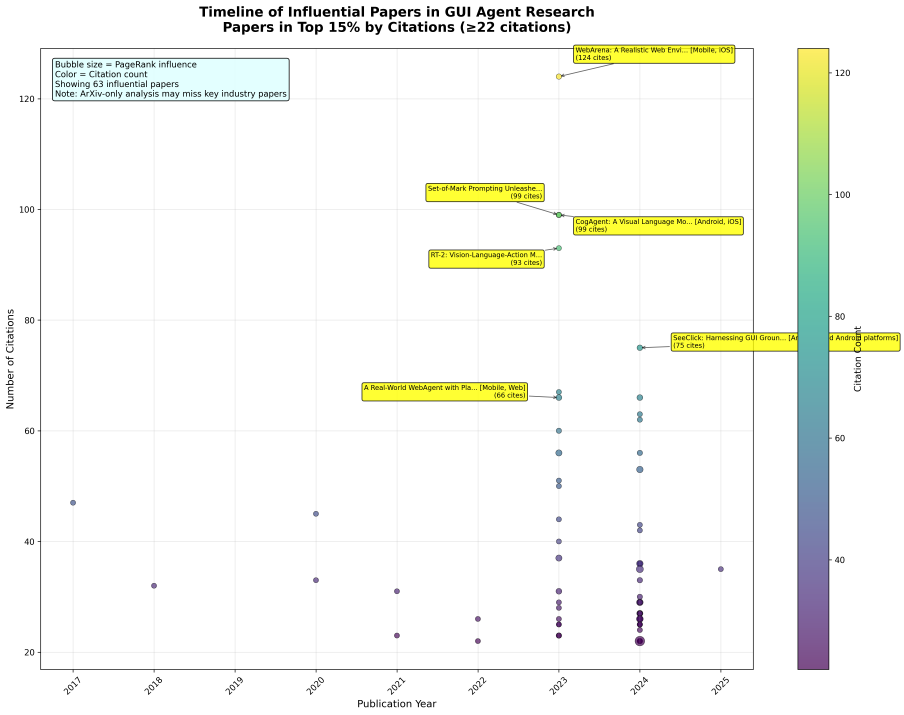
#> input picture citation_analysis/influential_papers_timeline.png, 4520 x 3575 px (shown at 1/5 size)
$ python -i research_timeline_analysis.py   (imports and definitions only)
#> lines starting #> are read from the running program, lines starting #| are printed output that depends on the picture
#!/usr/bin/env python3
"""
Research Timeline Analysis for GUI Agent Research Landscape

This script analyzes the temporal trends in GUI agent research by creating three visualizations:
1. Overall paper count by year (line chart)
2. Platform research trends over time (multi-line chart)
3. Innovation type trends over time (multi-line chart)

All charts use absolute counts and include data from 2016-2025.
"""

import json
import matplotlib.pyplot as plt
import pandas as pd
from collections import defaultdict, Counter
import seaborn as sns
import numpy as np
from datetime import datetime
import os

# Set style for beautiful charts
# [2 lines not run here, left out]

# [172 lines left out: functions load_data, create_output_directory, create_timeline_chart, create_platform_trends_chart, not called in this run]

def has_model_or_architecture_innovation(paper):
    """Check if paper introduces new model OR architecture (avoiding double counting)."""
    return paper.get('introduces_new_model') == True or paper.get('introduces_new_architecture') == True

# [305 lines left out: functions create_innovation_trends_chart, create_compound_innovation_chart, analyze_platform_consolidation, not called in this run]

def create_granular_timeline_chart(data, output_dir):
    """Create a granular timeline analysis with time period buckets."""
    print("Creating granular timeline analysis with time period buckets...")

    # [22 lines left out: functions get_quarter, get_time_period, not called in this run]

    # Count papers by time period buckets
    period_counts = Counter()
    quarterly_data = defaultdict(int)  # For detailed quarterly analysis

    for paper in data:
        year = paper.get('year')
        month = paper.get('month')

        if year:
            period = get_time_period(year, month)
            period_counts[period] += 1

            # Track quarterly data separately for detailed analysis
            if year >= 2023:
                quarter_key = f"{year}_{get_quarter(month) if month else 'Unknown'}"
                quarterly_data[quarter_key] += 1

    # Organize periods for plotting
    periods = []
    counts = []
    colors = []

    # Add early era
    if "2016-2021 Early Era" in period_counts:
        periods.append("2016-2021\nEarly Era")
        counts.append(period_counts["2016-2021 Early Era"])
        colors.append('#8E9AAF')  # Muted blue-gray

    # Add growth year
    if "2022 Growth Year" in period_counts:
        periods.append("2022\nGrowth Year")
        counts.append(period_counts["2022 Growth Year"])
        colors.append('#CB997E')  # Warm brown

    # Add quarterly data for 2023+
    years_with_quarters = {}
    for period in period_counts.keys():
        if period.startswith(('2023', '2024', '2025')):
            year = int(period.split()[0])
            quarter = period.split()[1] if len(period.split()) > 1 else 'Unknown'

            if year not in years_with_quarters:
                years_with_quarters[year] = {}
            years_with_quarters[year][quarter] = period_counts[period]

    # Add quarterly periods in chronological order
    quarter_colors = {'Q1': '#FFD23F', 'Q2': '#FF6B35', 'Q3': '#EE964B', 'Q4': '#F95738'}

    for year in sorted(years_with_quarters.keys()):
        for quarter in ['Q1', 'Q2', 'Q3', 'Q4']:
            if quarter in years_with_quarters[year]:
                periods.append(f"{year}\n{quarter}")
                counts.append(years_with_quarters[year][quarter])
                colors.append(quarter_colors[quarter])

    # Create the chart
    plt.figure(figsize=(16, 10))

    bars = plt.bar(range(len(periods)), counts, color=colors, alpha=0.8, edgecolor='black', linewidth=0.5)

    # Add value labels on bars
    for i, (bar, count) in enumerate(zip(bars, counts)):
        height = bar.get_height()
        plt.text(bar.get_x() + bar.get_width()/2., height + 0.5,
                f'{count}', ha='center', va='bottom', fontweight='bold', fontsize=10)

    plt.title('GUI Agent Research: Granular Timeline Analysis\n(Time Period Buckets)',
              fontsize=16, fontweight='bold', pad=20)
    plt.xlabel('Time Period', fontsize=12)
    plt.ylabel('Number of Papers', fontsize=12)
    plt.xticks(range(len(periods)), periods, rotation=45, ha='right')
    plt.grid(True, alpha=0.3, axis='y')

    # Add legend for quarterly colors
    from matplotlib.patches import Patch
    legend_elements = [
        Patch(facecolor='#8E9AAF', label='Early Era (2016-2021)'),
        Patch(facecolor='#CB997E', label='Growth Year (2022)'),
        Patch(facecolor='#FFD23F', label='Q1 (Jan-Mar)'),
        Patch(facecolor='#FF6B35', label='Q2 (Apr-Jun)'),
        Patch(facecolor='#EE964B', label='Q3 (Jul-Sep)'),
        Patch(facecolor='#F95738', label='Q4 (Oct-Dec)')
    ]
    plt.legend(handles=legend_elements, loc='upper left', bbox_to_anchor=(1.02, 1))

    plt.tight_layout()
    plt.savefig(os.path.join(output_dir, 'granular_timeline.png'), dpi=300, bbox_inches='tight')
    plt.show()

    # Generate detailed insights
    print("\nGranular Timeline Analysis:")
    print("=" * 50)

    # Early era analysis
    early_era_count = period_counts.get("2016-2021 Early Era", 0)
    early_era_years = 6  # 2016-2021
    early_era_avg = early_era_count / early_era_years

    print(f"Early Era (2016-2021):")
    print(f"  Total papers: {early_era_count}")
    print(f"  Average per year: {early_era_avg:.1f}")

    # Growth year analysis
    growth_year_count = period_counts.get("2022 Growth Year", 0)
    if growth_year_count > 0:
        growth_vs_early = (growth_year_count / early_era_avg - 1) * 100 if early_era_avg > 0 else 0
        print(f"\n2022 Growth Year:")
        print(f"  Total papers: {growth_year_count}")
        print(f"  Growth vs early era average: {growth_vs_early:+.1f}%")

    # Quarterly analysis for recent years
    print(f"\nQuarterly Analysis (2023+):")

    for year in sorted(years_with_quarters.keys()):
        year_total = sum(years_with_quarters[year].values())
        print(f"\n{year} (Total: {year_total} papers):")

        quarters_data = years_with_quarters[year]
        for quarter in ['Q1', 'Q2', 'Q3', 'Q4']:
            if quarter in quarters_data:
                count = quarters_data[quarter]
                pct = (count / year_total) * 100 if year_total > 0 else 0
                print(f"    {quarter}: {count} papers ({pct:.1f}%)")

        # Calculate quarterly growth if we have previous year
        if year > 2023:
            prev_year = year - 1
            if prev_year in years_with_quarters:
                prev_total = sum(years_with_quarters[prev_year].values())
                yoy_growth = ((year_total - prev_total) / prev_total) * 100 if prev_total > 0 else 0
                print(f"    Year-over-year growth: {yoy_growth:+.1f}%")

    # Research velocity analysis
    print(f"\nResearch Velocity Analysis:")
    print("=" * 30)

    # Calculate papers per quarter for recent years
    recent_quarters = []
    for year in sorted(years_with_quarters.keys()):
        for quarter in ['Q1', 'Q2', 'Q3', 'Q4']:
            if quarter in years_with_quarters[year]:
                recent_quarters.append(years_with_quarters[year][quarter])

    if len(recent_quarters) >= 4:
        avg_quarterly = np.mean(recent_quarters)
        annualized_rate = avg_quarterly * 4

        print(f"Recent quarterly average: {avg_quarterly:.1f} papers/quarter")
        print(f"Annualized rate (recent): ~{annualized_rate:.0f} papers/year")
        print(f"Acceleration vs early era: {(annualized_rate / early_era_avg - 1) * 100:+.1f}%")

        # Quarterly momentum
        if len(recent_quarters) >= 6:
            recent_momentum = np.mean(recent_quarters[-3:])  # Last 3 quarters
            earlier_momentum = np.mean(recent_quarters[-6:-3])  # Previous 3 quarters
            momentum_change = (recent_momentum / earlier_momentum - 1) * 100 if earlier_momentum > 0 else 0

            print(f"Quarterly momentum change: {momentum_change:+.1f}%")

            if momentum_change > 20:
                print("  📈 Strong acceleration in recent quarters")
            elif momentum_change > 0:
                print("  📊 Positive momentum maintained")
            else:
                print("  📉 Momentum has slowed in recent quarters")

    return period_counts, quarterly_data

# [113 lines left out: functions analyze_acceleration_indicators, main, not called in this run]

# [2 lines not run here, left out]

>>> import cv2
>>> picture = cv2.imread('citation_analysis/influential_papers_timeline.png', cv2.IMREAD_GRAYSCALE)
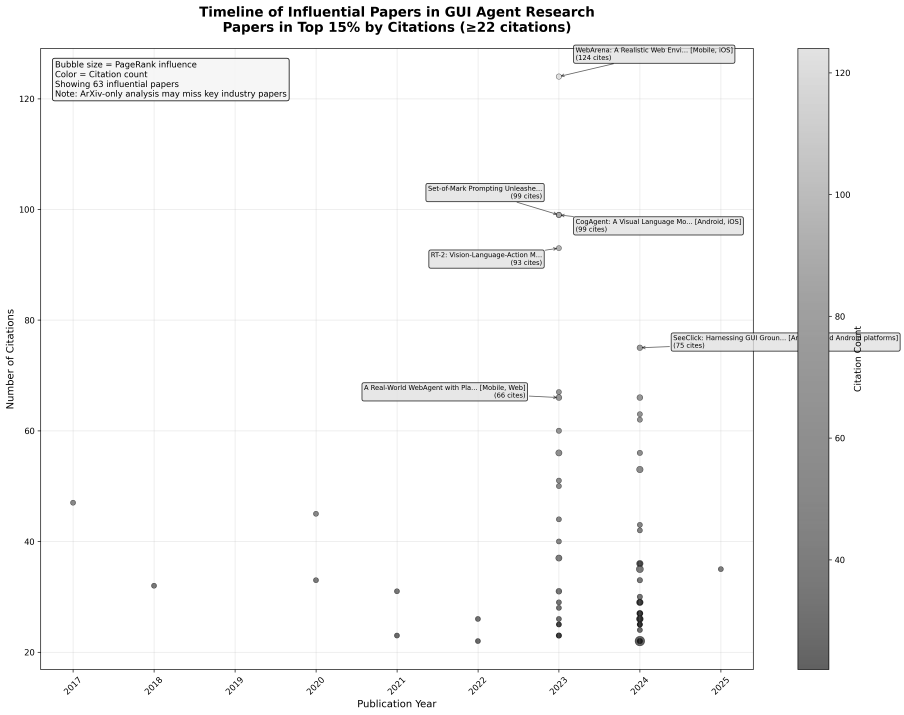
#> picture: shape (3575, 4520) (shown at 1/5 size); min 0, max 255, mean 246.6
>>> result = create_granular_timeline_chart(picture, 'out.png')
#> the loop in create_granular_timeline_chart, `for paper in data:` made 1 pass
#> after the loop in create_granular_timeline_chart, `for paper in data:`: period_counts = 0 items
#> (the run stopped early here; a loop or call above may not have finished)
